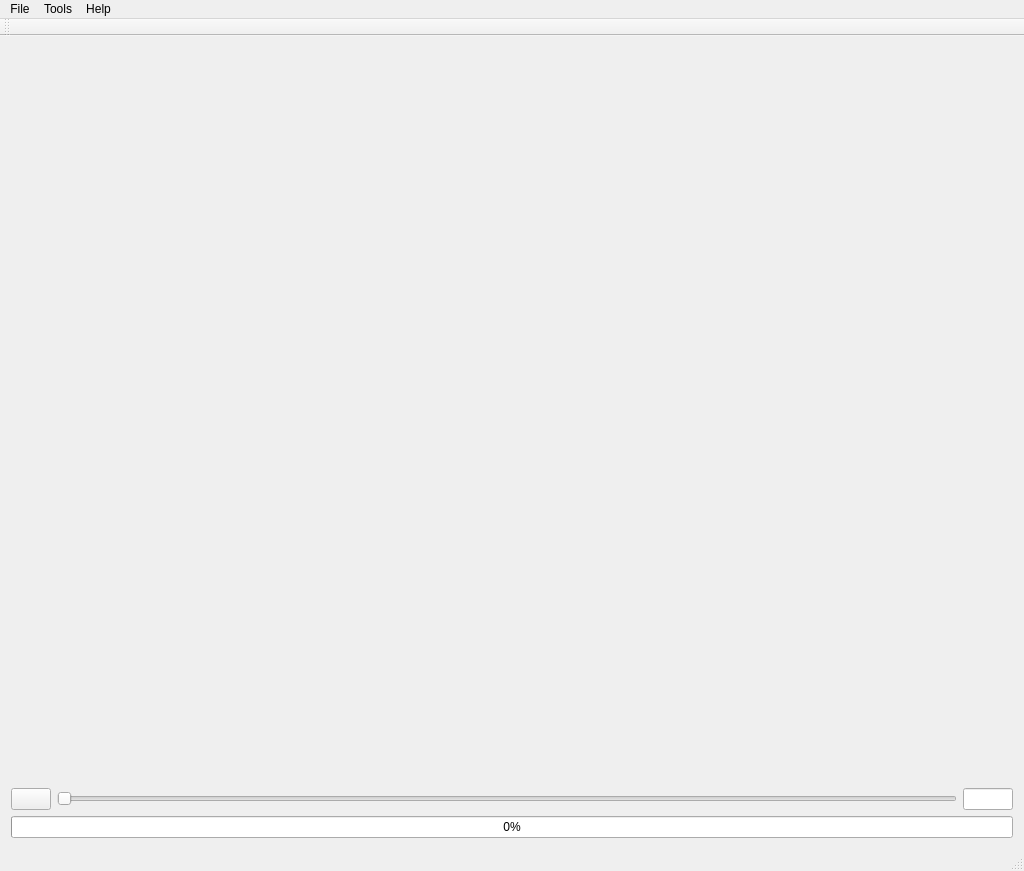
<?xml version="1.0" encoding="UTF-8"?>
<ui version="4.0">
 <class>MainWindow</class>
 <widget class="QMainWindow" name="MainWindow">
  <property name="geometry">
   <rect>
    <x>0</x>
    <y>0</y>
    <width>1024</width>
    <height>871</height>
   </rect>
  </property>
  <property name="windowTitle">
   <string>Cloudshop</string>
  </property>
  <widget class="QWidget" name="centralWidget">
   <layout class="QGridLayout" name="gridLayout">
    <item row="2" column="0">
     <widget class="QWidget" name="widgetProgressBar" native="true">
      <property name="sizePolicy">
       <sizepolicy hsizetype="Preferred" vsizetype="Preferred">
        <horstretch>0</horstretch>
        <verstretch>0</verstretch>
       </sizepolicy>
      </property>
      <property name="minimumSize">
       <size>
        <width>0</width>
        <height>0</height>
       </size>
      </property>
      <layout class="QGridLayout" name="gridLayout_2">
       <property name="leftMargin">
        <number>0</number>
       </property>
       <property name="topMargin">
        <number>0</number>
       </property>
       <property name="rightMargin">
        <number>0</number>
       </property>
       <property name="bottomMargin">
        <number>0</number>
       </property>
       <item row="0" column="0">
        <widget class="QProgressBar" name="progressBar">
         <property name="value">
          <number>0</number>
         </property>
        </widget>
       </item>
      </layout>
     </widget>
    </item>
    <item row="1" column="0">
     <widget class="QWidget" name="widgetScenePlayer" native="true">
      <layout class="QGridLayout" name="gridLayout_3">
       <property name="leftMargin">
        <number>0</number>
       </property>
       <property name="topMargin">
        <number>0</number>
       </property>
       <property name="rightMargin">
        <number>0</number>
       </property>
       <property name="bottomMargin">
        <number>0</number>
       </property>
       <item row="0" column="0">
        <widget class="QPushButton" name="bPlayPause">
         <property name="text">
          <string/>
         </property>
        </widget>
       </item>
       <item row="0" column="2">
        <widget class="QLineEdit" name="eCurrentFrame">
         <property name="maximumSize">
          <size>
           <width>50</width>
           <height>16777215</height>
          </size>
         </property>
         <property name="alignment">
          <set>Qt::AlignCenter</set>
         </property>
         <property name="readOnly">
          <bool>true</bool>
         </property>
        </widget>
       </item>
       <item row="0" column="1">
        <widget class="QSlider" name="hsCurrentFrame">
         <property name="orientation">
          <enum>Qt::Horizontal</enum>
         </property>
        </widget>
       </item>
      </layout>
     </widget>
    </item>
    <item row="0" column="0">
     <widget class="QWidget" name="widgetSceneViewer" native="true">
      <property name="sizePolicy">
       <sizepolicy hsizetype="Expanding" vsizetype="Expanding">
        <horstretch>0</horstretch>
        <verstretch>0</verstretch>
       </sizepolicy>
      </property>
     </widget>
    </item>
   </layout>
  </widget>
  <widget class="QStatusBar" name="statusBar"/>
  <widget class="QMenuBar" name="menuBar">
   <property name="geometry">
    <rect>
     <x>0</x>
     <y>0</y>
     <width>1024</width>
     <height>25</height>
    </rect>
   </property>
   <widget class="QMenu" name="menuFile">
    <property name="title">
     <string>File</string>
    </property>
    <widget class="QMenu" name="menuImport">
     <property name="title">
      <string>Import</string>
     </property>
     <addaction name="actionImportGeometry"/>
    </widget>
    <widget class="QMenu" name="menuExport">
     <property name="title">
      <string>Export</string>
     </property>
     <widget class="QMenu" name="menuGeometry">
      <property name="title">
       <string>Geometry</string>
      </property>
      <addaction name="actionExportCurrentFrame"/>
      <addaction name="actionExportAllFrames"/>
     </widget>
     <addaction name="menuGeometry"/>
     <addaction name="actionExportTransforms"/>
    </widget>
    <addaction name="menuImport"/>
    <addaction name="menuExport"/>
    <addaction name="actionQuit"/>
   </widget>
   <widget class="QMenu" name="menuAbout">
    <property name="title">
     <string>Help</string>
    </property>
    <addaction name="actionAbout"/>
   </widget>
   <widget class="QMenu" name="menuTools">
    <property name="title">
     <string>Tools</string>
    </property>
    <widget class="QMenu" name="menuCloud">
     <property name="title">
      <string>Cloud</string>
     </property>
     <addaction name="actionMatch"/>
     <addaction name="actionShapeClipping"/>
    </widget>
    <addaction name="menuCloud"/>
   </widget>
   <addaction name="menuFile"/>
   <addaction name="menuTools"/>
   <addaction name="menuAbout"/>
  </widget>
  <widget class="QToolBar" name="toolBar">
   <property name="windowTitle">
    <string>toolBar</string>
   </property>
   <attribute name="toolBarArea">
    <enum>TopToolBarArea</enum>
   </attribute>
   <attribute name="toolBarBreak">
    <bool>false</bool>
   </attribute>
  </widget>
  <action name="actionQuit">
   <property name="text">
    <string>Quit</string>
   </property>
   <property name="shortcut">
    <string>Ctrl+Q</string>
   </property>
  </action>
  <action name="actionOpenGeometryFolder">
   <property name="text">
    <string>Geometry</string>
   </property>
   <property name="shortcut">
    <string>Ctrl+O</string>
   </property>
  </action>
  <action name="actionAbout">
   <property name="text">
    <string>About</string>
   </property>
   <property name="shortcut">
    <string>F1</string>
   </property>
   <property name="menuRole">
    <enum>QAction::AboutRole</enum>
   </property>
  </action>
  <action name="actionPlayer">
   <property name="checkable">
    <bool>true</bool>
   </property>
   <property name="text">
    <string>Player</string>
   </property>
   <property name="shortcut">
    <string>Ctrl+P</string>
   </property>
  </action>
  <action name="actionPropertyInspector">
   <property name="checkable">
    <bool>true</bool>
   </property>
   <property name="checked">
    <bool>true</bool>
   </property>
   <property name="text">
    <string>Property Inspector</string>
   </property>
   <property name="shortcut">
    <string>Ctrl+I</string>
   </property>
  </action>
  <action name="actionExportHoudiniGeometry">
   <property name="text">
    <string>To Houdini Geometry</string>
   </property>
   <property name="shortcut">
    <string>Ctrl+E</string>
   </property>
  </action>
  <action name="actionGenerateSVM">
   <property name="text">
    <string>Generate SVM</string>
   </property>
   <property name="shortcut">
    <string>Ctrl+T</string>
   </property>
  </action>
  <action name="actionGenerateData">
   <property name="text">
    <string>Generate data</string>
   </property>
   <property name="shortcut">
    <string>Ctrl+G</string>
   </property>
  </action>
  <action name="actionGenerateMarkerFiles">
   <property name="text">
    <string>Generate marker files</string>
   </property>
   <property name="shortcut">
    <string>Ctrl+M</string>
   </property>
  </action>
  <action name="actionSimulation">
   <property name="checkable">
    <bool>true</bool>
   </property>
   <property name="checked">
    <bool>true</bool>
   </property>
   <property name="text">
    <string>Simulation</string>
   </property>
  </action>
  <action name="actionRegressionSVM">
   <property name="checkable">
    <bool>true</bool>
   </property>
   <property name="text">
    <string>SVM regression</string>
   </property>
  </action>
  <action name="actionImportGeometry">
   <property name="text">
    <string>Geometry</string>
   </property>
   <property name="shortcut">
    <string>Ctrl+I</string>
   </property>
  </action>
  <action name="actionShapeClipping">
   <property name="checkable">
    <bool>true</bool>
   </property>
   <property name="text">
    <string>Shape clipping</string>
   </property>
   <property name="shortcut">
    <string>Ctrl+C</string>
   </property>
  </action>
  <action name="actionMatch">
   <property name="checkable">
    <bool>true</bool>
   </property>
   <property name="text">
    <string>Matching</string>
   </property>
   <property name="shortcut">
    <string>Ctrl+M</string>
   </property>
  </action>
  <action name="actionExportTransforms">
   <property name="text">
    <string>Transforms</string>
   </property>
  </action>
  <action name="actionExportCurrentFrame">
   <property name="text">
    <string>Current frame</string>
   </property>
   <property name="shortcut">
    <string>Ctrl+E</string>
   </property>
  </action>
  <action name="actionExportAllFrames">
   <property name="text">
    <string>All frames</string>
   </property>
  </action>
 </widget>
 <layoutdefault spacing="6" margin="11"/>
 <resources/>
 <connections/>
</ui>
